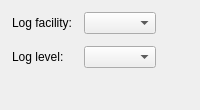
         <widget class="QWidget" name="tab8">
          <attribute name="title">
           <string>Logging</string>
          </attribute>
          <layout class="QGridLayout" name="gridLayout_6">
           <property name="leftMargin">
            <number>12</number>
           </property>
           <property name="topMargin">
            <number>12</number>
           </property>
           <property name="rightMargin">
            <number>12</number>
           </property>
           <property name="bottomMargin">
            <number>12</number>
           </property>
           <property name="spacing">
            <number>12</number>
           </property>
           <item row="0" column="0">
            <widget class="QLabel" name="textLabel2_2_2">
             <property name="text">
              <string>Log facility:</string>
             </property>
             <property name="alignment">
              <set>Qt::AlignLeading|Qt::AlignLeft|Qt::AlignVCenter</set>
             </property>
             <property name="wordWrap">
              <bool>false</bool>
             </property>
            </widget>
           </item>
           <item row="0" column="1">
            <widget class="QComboBox" name="ipf_logFacility">
             <property name="sizePolicy">
              <sizepolicy hsizetype="Expanding" vsizetype="Fixed">
               <horstretch>0</horstretch>
               <verstretch>0</verstretch>
              </sizepolicy>
             </property>
             <property name="maximumSize">
              <size>
               <width>200</width>
               <height>16777215</height>
              </size>
             </property>
            </widget>
           </item>
           <item row="0" column="2">
            <spacer>
             <property name="orientation">
              <enum>Qt::Horizontal</enum>
             </property>
             <property name="sizeType">
              <enum>QSizePolicy::Expanding</enum>
             </property>
             <property name="sizeHint" stdset="0">
              <size>
               <width>20</width>
               <height>20</height>
              </size>
             </property>
            </spacer>
           </item>
           <item row="1" column="0">
            <widget class="QLabel" name="textLabel2_2">
             <property name="text">
              <string>Log level:</string>
             </property>
             <property name="alignment">
              <set>Qt::AlignLeading|Qt::AlignLeft|Qt::AlignVCenter</set>
             </property>
             <property name="wordWrap">
              <bool>false</bool>
             </property>
            </widget>
           </item>
           <item row="1" column="1">
            <widget class="QComboBox" name="ipf_logLevel">
             <property name="sizePolicy">
              <sizepolicy hsizetype="Expanding" vsizetype="Fixed">
               <horstretch>0</horstretch>
               <verstretch>0</verstretch>
              </sizepolicy>
             </property>
             <property name="maximumSize">
              <size>
               <width>200</width>
               <height>16777215</height>
              </size>
             </property>
            </widget>
           </item>
           <item row="2" column="1">
            <spacer>
             <property name="orientation">
              <enum>Qt::Vertical</enum>
             </property>
             <property name="sizeType">
              <enum>QSizePolicy::Expanding</enum>
             </property>
             <property name="sizeHint" stdset="0">
              <size>
               <width>20</width>
               <height>30</height>
              </size>
             </property>
            </spacer>
           </item>
          </layout>
         </widget>
